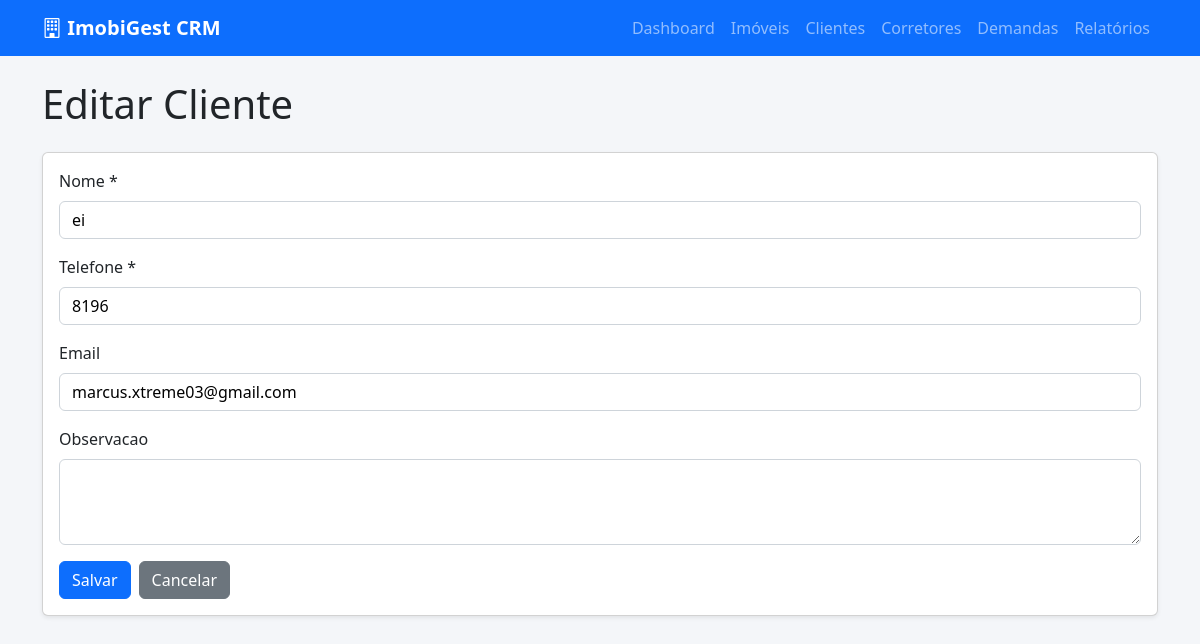
/clientes/editar/2/, run on the app's committed database.
### apps/imoveis/models.py (models this page shows, shortened)
class Cliente(models.Model):
    nome = models.CharField(max_length=150)
    telefone = models.CharField(max_length=20)
    email = models.EmailField(blank=True, null=True)
    observacao = models.TextField(blank=True, null=True)
    criado_em = models.DateTimeField(auto_now_add=True)

### apps/clientes/views.py (the view)
# urls.py: path('editar/<int:pk>/', ClienteUpdateView.as_view(), name='update'),
class ClienteUpdateView(UpdateView):
    model = Cliente
    form_class = ClienteForm
    template_name = 'clientes/form.html'
    success_url = reverse_lazy('clientes:list')

### apps/clientes/forms.py
class ClienteForm(forms.ModelForm):
    class Meta:
        model = Cliente
        fields = ['nome', 'telefone', 'email', 'observacao']
        widgets = {
            'observacao': forms.Textarea(attrs={'rows': 3}),
        }

### apps/clientes/templates/clientes/form.html (shortened to what this page needs)
{% extends 'base.html' %}
{% block content %}
<h1 class="mb-4">{% if object %}Editar{% else %}Novo{% endif %} Cliente</h1>
<div class="card shadow-sm">
    <div class="card-body">
        <form method="post">
            {% for field in form %}
            <div class="mb-3">
                <label class="form-label">{{ field.label }}{% if field.field.required %} *{% endif %}</label>
                {{ field }}
            </div>
            {% endfor %}
            <div class="d-flex gap-2">
                <button class="btn btn-primary">Salvar</button>
                <a href="{% url 'clientes:list' %}" class="btn btn-secondary">Cancelar</a>
            </div>
        </form>
    </div>
</div>
{% endblock %}

### templates/base.html (style rules this page uses)
body { background-color: #f4f6f9; }
main input:not([type=checkbox]):not([type=file]):not([type=radio]), main select, main textarea { display: block; width: 100%; padding: .375rem .75rem; font-size: 1rem; border: 1px solid #ced4da; border-radius: .375rem; }

### data on the page
Cliente: form "ei" "8196" "marcus.xtreme03@gmail.com"

### other printed values
{{ field.label }} "Nome" "Telefone" "Email" "Observacao"
